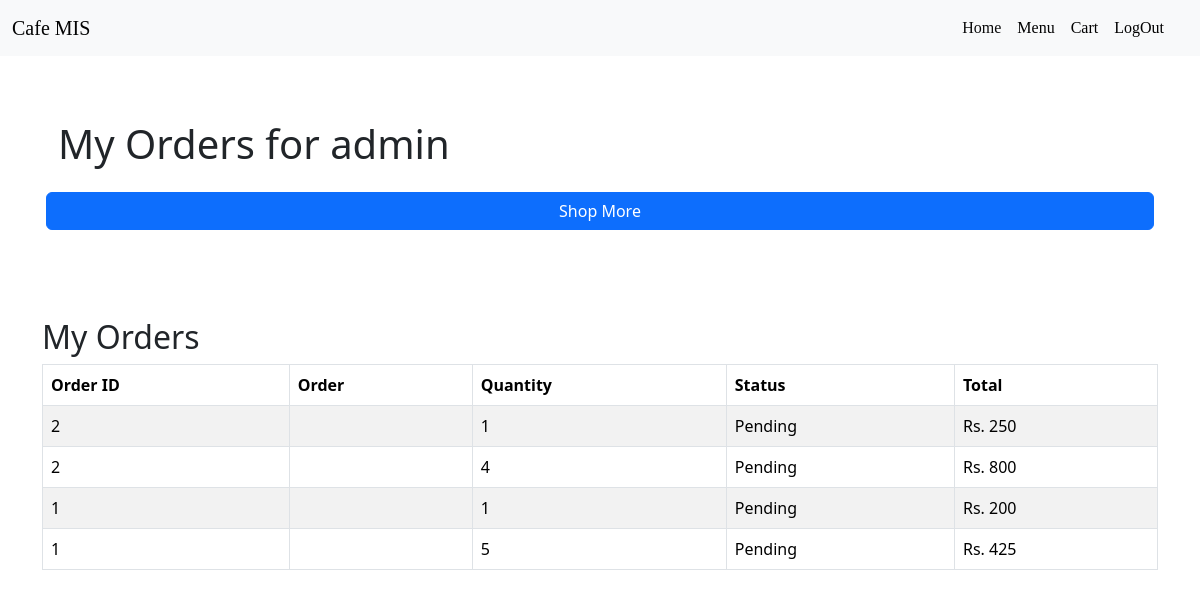
The page /pos/myorder (signed in) on the database as committed earlier.
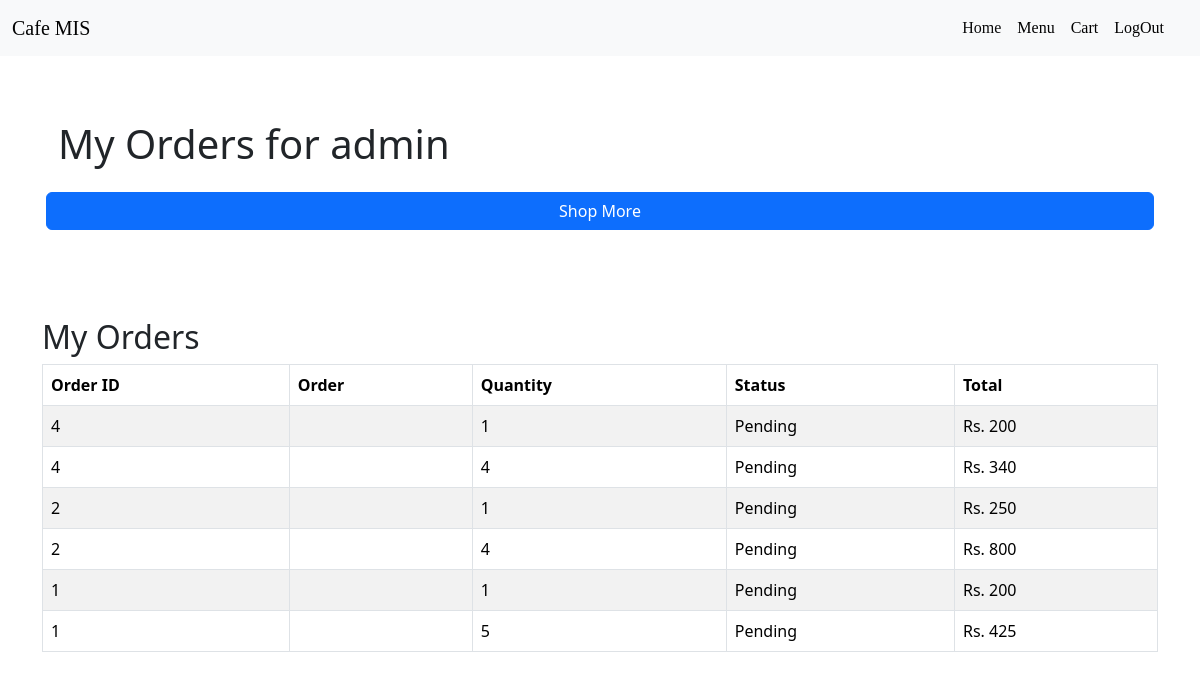
The same page on the database as committed later.
### pos/models.py (models this page shows, shortened)
class OrderItem(models.Model):
    order = models.ForeignKey(Order, on_delete=models.CASCADE)
    menuorder = models.ForeignKey(amenu, on_delete=models.CASCADE, related_name='menu_ordered_items')
    quantity = models.IntegerField(default=1)
    total_price = models.FloatField(null=True, blank=True)
    @property
    def total(self):
        return int(self.menuorder.price) * self.quantity

class Order(models.Model):
    STATUS_CHOICES = (
        ('pending', 'Pending'),
        ('accepted', 'Accepted'),
        ('shipped', 'Shipped'),
        ('delivered', 'Delivered'),
        ('canceled', 'Canceled'),
    )
    status = models.CharField(max_length=10, choices=STATUS_CHOICES, default='pending')
    user = models.ForeignKey(User, on_delete=models.CASCADE, related_name='user_orders')
    menu_order = models.ManyToManyField(amenu, through='OrderItem')
    created_at = models.DateTimeField(auto_now_add=True)
    total_amount = models.FloatField()
    @property
    def get_status_display(self):
        return dict(self.STATUS_CHOICES).get(self.status)

### menu/models.py (models this page shows)
class amenu(models.Model):
    food_category=models.ForeignKey(category,on_delete=models.CASCADE,null=True,blank=True)
    name = models.CharField( max_length=50)
    price = models.IntegerField()
    picture= models.FileField(upload_to='product/',null=True ,blank=True)
    quantity = models.IntegerField()

### pos/views.py (the view)
# urls.py: path('myorder',views.myorders, name='myorder'),
@login_required
def myorders(request):
    user = request.user
    user_orders = Order.objects.filter(user=user)  # Use a different variable name to avoid conflict
    orders = OrderItem.objects.filter(order__in=user_orders).order_by("-id")
    return render(request, 'pos/myorder.html', {'orders': orders})

### template/pos/myorder.html (shortened to what this page needs)
{% extends "customer/base.html" %}
{% block page %}
<div class="container my-5">
    <div class="row my-3 p-3">
        <h1 class="mb-4">My Orders for {{ user.username }}</h1>
        <a href="{% url 'menu' %}" class="btn btn-primary mb-4">Shop More</a>
    </div>
    <div class="row mt-5">
        <div class="col-12">
            <h2>My Orders</h2>
            <table class="table table-bordered table-striped">
                <thead>
                    <tr>
                        <th>Order ID</th>
                        <th>Order</th>
                        <th>Quantity</th>
                        <th>Status</th>
                        <th>Total</th>
                    </tr>
                </thead>
                <tbody>
                    {% for order in orders %}
                    <tr>
                        <td>{{ order.order.id }}</td>
                        <td>{{ order.productorder.name }}</td>
                        <td>{{ order.quantity }}</td>
                        <td>{{ order.order.get_status_display }}</td>
                        <td>Rs. {{ order.total }}</td>
                    </tr>
                    {% endfor %}
                </tbody>
            </table>
        </div>
    </div>
</div>
{% endblock page %}

Rows that differ between the two databases and show on the page:
added OrderItem: order.id "4", quantity "1", order.status "Pending", total "200"
added OrderItem: order.id "4", quantity "4", order.status "Pending", total "340"
